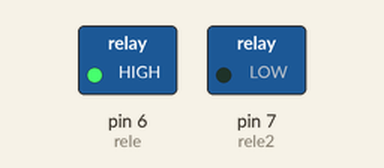
This sketch was run on a simulated Arduino Uno, built with avr-gcc and run on an emulated ATmega328P. Parts: switched loads named in the sketch (green lamp = pin HIGH).

Above: at 2.5 s.
At 7.5 s:
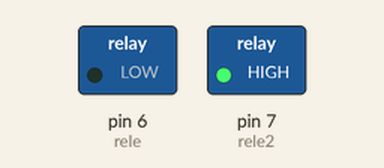
At 12.5 s:
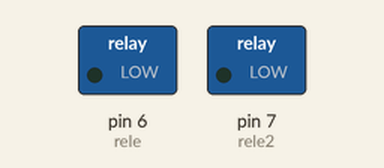
Timing chart, 0 to 19.5 s (numbered marks = the images above):
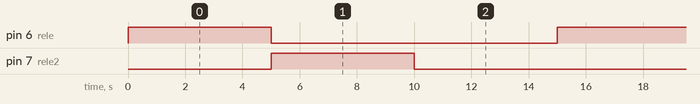

Measured:
- by itself, pin 6 (rele), pin 7 (rele2): alternates HIGH for 5.0 s and LOW for 10.0 s
- by itself, everything shown: repeats every 15.0 s, in 3 steps

The sketch:

rele.ino
```cpp
#define rele 6
#define rele2 7


void setup() {
  // put your setup code here, to run once:

pinMode(rele, OUTPUT);
pinMode(rele2, OUTPUT);

}

void loop() {
  // put your main code here, to run repeatedly:

digitalWrite(rele, HIGH);
digitalWrite(rele2, LOW);
delay(5000);
digitalWrite(rele2, HIGH);
digitalWrite(rele, LOW);
delay(5000);
digitalWrite(rele, LOW);
digitalWrite(rele2, LOW);
delay(5000);

}
```
